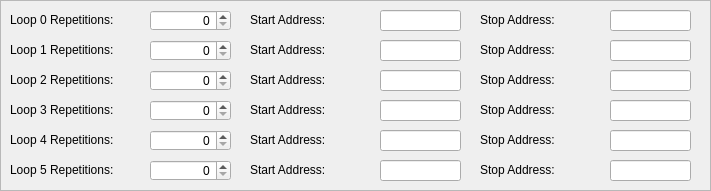
              <widget class="QFrame" name="frame_17">
               <property name="geometry">
                <rect>
                 <x>10</x>
                 <y>290</y>
                 <width>711</width>
                 <height>191</height>
                </rect>
               </property>
               <property name="frameShape">
                <enum>QFrame::StyledPanel</enum>
               </property>
               <property name="frameShadow">
                <enum>QFrame::Sunken</enum>
               </property>
               <widget class="QLabel" name="label_86">
                <property name="geometry">
                 <rect>
                  <x>250</x>
                  <y>40</y>
                  <width>111</width>
                  <height>19</height>
                 </rect>
                </property>
                <property name="text">
                 <string>Start Address:</string>
                </property>
               </widget>
               <widget class="QLabel" name="label_102">
                <property name="geometry">
                 <rect>
                  <x>480</x>
                  <y>160</y>
                  <width>111</width>
                  <height>19</height>
                 </rect>
                </property>
                <property name="text">
                 <string>Stop Address:</string>
                </property>
               </widget>
               <widget class="QLabel" name="label_79">
                <property name="geometry">
                 <rect>
                  <x>10</x>
                  <y>100</y>
                  <width>131</width>
                  <height>19</height>
                 </rect>
                </property>
                <property name="text">
                 <string>Loop 3 Repetitions:</string>
                </property>
               </widget>
               <widget class="QLabel" name="label_82">
                <property name="geometry">
                 <rect>
                  <x>10</x>
                  <y>130</y>
                  <width>131</width>
                  <height>19</height>
                 </rect>
                </property>
                <property name="text">
                 <string>Loop 4 Repetitions:</string>
                </property>
               </widget>
               <widget class="QLabel" name="label_88">
                <property name="geometry">
                 <rect>
                  <x>480</x>
                  <y>40</y>
                  <width>111</width>
                  <height>19</height>
                 </rect>
                </property>
                <property name="text">
                 <string>Stop Address:</string>
                </property>
               </widget>
               <widget class="QSpinBox" name="spinBoxLoop3">
                <property name="geometry">
                 <rect>
                  <x>150</x>
                  <y>100</y>
                  <width>81</width>
                  <height>21</height>
                 </rect>
                </property>
                <property name="alignment">
                 <set>Qt::AlignRight|Qt::AlignTrailing|Qt::AlignVCenter</set>
                </property>
                <property name="maximum">
                 <number>9999</number>
                </property>
               </widget>
               <widget class="QLabel" name="label_81">
                <property name="geometry">
                 <rect>
                  <x>10</x>
                  <y>40</y>
                  <width>131</width>
                  <height>19</height>
                 </rect>
                </property>
                <property name="text">
                 <string>Loop 1 Repetitions:</string>
                </property>
               </widget>
               <widget class="QLabel" name="label_83">
                <property name="geometry">
                 <rect>
                  <x>10</x>
                  <y>10</y>
                  <width>131</width>
                  <height>19</height>
                 </rect>
                </property>
                <property name="text">
                 <string>Loop 0 Repetitions:</string>
                </property>
               </widget>
               <widget class="QSpinBox" name="spinBoxLoop0">
                <property name="geometry">
                 <rect>
                  <x>150</x>
                  <y>10</y>
                  <width>81</width>
                  <height>21</height>
                 </rect>
                </property>
                <property name="alignment">
                 <set>Qt::AlignRight|Qt::AlignTrailing|Qt::AlignVCenter</set>
                </property>
                <property name="maximum">
                 <number>9999</number>
                </property>
               </widget>
               <widget class="QLabel" name="label_87">
                <property name="geometry">
                 <rect>
                  <x>480</x>
                  <y>10</y>
                  <width>111</width>
                  <height>19</height>
                 </rect>
                </property>
                <property name="text">
                 <string>Stop Address:</string>
                </property>
               </widget>
               <widget class="QSpinBox" name="spinBoxLoop4">
                <property name="geometry">
                 <rect>
                  <x>150</x>
                  <y>130</y>
                  <width>81</width>
                  <height>21</height>
                 </rect>
                </property>
                <property name="alignment">
                 <set>Qt::AlignRight|Qt::AlignTrailing|Qt::AlignVCenter</set>
                </property>
                <property name="maximum">
                 <number>9999</number>
                </property>
               </widget>
               <widget class="QLabel" name="label_80">
                <property name="geometry">
                 <rect>
                  <x>10</x>
                  <y>70</y>
                  <width>131</width>
                  <height>19</height>
                 </rect>
                </property>
                <property name="text">
                 <string>Loop 2 Repetitions:</string>
                </property>
               </widget>
               <widget class="QLabel" name="label_97">
                <property name="geometry">
                 <rect>
                  <x>250</x>
                  <y>100</y>
                  <width>111</width>
                  <height>19</height>
                 </rect>
                </property>
                <property name="text">
                 <string>Start Address:</string>
                </property>
               </widget>
               <widget class="QLabel" name="label_85">
                <property name="geometry">
                 <rect>
                  <x>250</x>
                  <y>10</y>
                  <width>111</width>
                  <height>19</height>
                 </rect>
                </property>
                <property name="text">
                 <string>Start Address:</string>
                </property>
               </widget>
               <widget class="QLabel" name="label_84">
                <property name="geometry">
                 <rect>
                  <x>10</x>
                  <y>160</y>
                  <width>131</width>
                  <height>19</height>
                 </rect>
                </property>
                <property name="text">
                 <string>Loop 5 Repetitions:</string>
                </property>
               </widget>
               <widget class="QLabel" name="label_99">
                <property name="geometry">
                 <rect>
                  <x>250</x>
                  <y>130</y>
                  <width>111</width>
                  <height>19</height>
                 </rect>
                </property>
                <property name="text">
                 <string>Start Address:</string>
                </property>
               </widget>
               <widget class="QLabel" name="label_90">
                <property name="geometry">
                 <rect>
                  <x>480</x>
                  <y>70</y>
                  <width>111</width>
                  <height>19</height>
                 </rect>
                </property>
                <property name="text">
                 <string>Stop Address:</string>
                </property>
               </widget>
               <widget class="QLabel" name="label_101">
                <property name="geometry">
                 <rect>
                  <x>250</x>
                  <y>160</y>
                  <width>111</width>
                  <height>19</height>
                 </rect>
                </property>
                <property name="text">
                 <string>Start Address:</string>
                </property>
               </widget>
               <widget class="QLabel" name="label_100">
                <property name="geometry">
                 <rect>
                  <x>480</x>
                  <y>130</y>
                  <width>111</width>
                  <height>19</height>
                 </rect>
                </property>
                <property name="text">
                 <string>Stop Address:</string>
                </property>
               </widget>
               <widget class="QSpinBox" name="spinBoxLoop5">
                <property name="geometry">
                 <rect>
                  <x>150</x>
                  <y>160</y>
                  <width>81</width>
                  <height>21</height>
                 </rect>
                </property>
                <property name="alignment">
                 <set>Qt::AlignRight|Qt::AlignTrailing|Qt::AlignVCenter</set>
                </property>
                <property name="maximum">
                 <number>9999</number>
                </property>
               </widget>
               <widget class="QSpinBox" name="spinBoxLoop2">
                <property name="geometry">
                 <rect>
                  <x>150</x>
                  <y>70</y>
                  <width>81</width>
                  <height>21</height>
                 </rect>
                </property>
                <property name="alignment">
                 <set>Qt::AlignRight|Qt::AlignTrailing|Qt::AlignVCenter</set>
                </property>
                <property name="maximum">
                 <number>9999</number>
                </property>
               </widget>
               <widget class="QLabel" name="label_98">
                <property name="geometry">
                 <rect>
                  <x>480</x>
                  <y>100</y>
                  <width>111</width>
                  <height>19</height>
                 </rect>
                </property>
                <property name="text">
                 <string>Stop Address:</string>
                </property>
               </widget>
               <widget class="QSpinBox" name="spinBoxLoop1">
                <property name="geometry">
                 <rect>
                  <x>150</x>
                  <y>40</y>
                  <width>81</width>
                  <height>21</height>
                 </rect>
                </property>
                <property name="alignment">
                 <set>Qt::AlignRight|Qt::AlignTrailing|Qt::AlignVCenter</set>
                </property>
                <property name="maximum">
                 <number>9999</number>
                </property>
               </widget>
               <widget class="QLabel" name="label_89">
                <property name="geometry">
                 <rect>
                  <x>250</x>
                  <y>70</y>
                  <width>111</width>
                  <height>19</height>
                 </rect>
                </property>
                <property name="text">
                 <string>Start Address:</string>
                </property>
               </widget>
               <widget class="QLineEdit" name="lineEditLoop5Stop">
                <property name="geometry">
                 <rect>
                  <x>610</x>
                  <y>160</y>
                  <width>81</width>
                  <height>21</height>
                 </rect>
                </property>
                <property name="alignment">
                 <set>Qt::AlignRight|Qt::AlignTrailing|Qt::AlignVCenter</set>
                </property>
                <property name="readOnly">
                 <bool>true</bool>
                </property>
               </widget>
               <widget class="QLineEdit" name="lineEditLoop4Stop">
                <property name="geometry">
                 <rect>
                  <x>610</x>
                  <y>130</y>
                  <width>81</width>
                  <height>21</height>
                 </rect>
                </property>
                <property name="alignment">
                 <set>Qt::AlignRight|Qt::AlignTrailing|Qt::AlignVCenter</set>
                </property>
                <property name="readOnly">
                 <bool>true</bool>
                </property>
               </widget>
               <widget class="QLineEdit" name="lineEditLoop3Stop">
                <property name="geometry">
                 <rect>
                  <x>610</x>
                  <y>100</y>
                  <width>81</width>
                  <height>21</height>
                 </rect>
                </property>
                <property name="alignment">
                 <set>Qt::AlignRight|Qt::AlignTrailing|Qt::AlignVCenter</set>
                </property>
                <property name="readOnly">
                 <bool>true</bool>
                </property>
               </widget>
               <widget class="QLineEdit" name="lineEditLoop2Stop">
                <property name="geometry">
                 <rect>
                  <x>610</x>
                  <y>70</y>
                  <width>81</width>
                  <height>21</height>
                 </rect>
                </property>
                <property name="alignment">
                 <set>Qt::AlignRight|Qt::AlignTrailing|Qt::AlignVCenter</set>
                </property>
                <property name="readOnly">
                 <bool>true</bool>
                </property>
               </widget>
               <widget class="QLineEdit" name="lineEditLoop1Stop">
                <property name="geometry">
                 <rect>
                  <x>610</x>
                  <y>40</y>
                  <width>81</width>
                  <height>21</height>
                 </rect>
                </property>
                <property name="alignment">
                 <set>Qt::AlignRight|Qt::AlignTrailing|Qt::AlignVCenter</set>
                </property>
                <property name="readOnly">
                 <bool>true</bool>
                </property>
               </widget>
               <widget class="QLineEdit" name="lineEditLoop0Stop">
                <property name="geometry">
                 <rect>
                  <x>610</x>
                  <y>10</y>
                  <width>81</width>
                  <height>21</height>
                 </rect>
                </property>
                <property name="alignment">
                 <set>Qt::AlignRight|Qt::AlignTrailing|Qt::AlignVCenter</set>
                </property>
                <property name="readOnly">
                 <bool>true</bool>
                </property>
               </widget>
               <widget class="QLineEdit" name="lineEditLoop5Start">
                <property name="geometry">
                 <rect>
                  <x>380</x>
                  <y>160</y>
                  <width>81</width>
                  <height>21</height>
                 </rect>
                </property>
                <property name="alignment">
                 <set>Qt::AlignRight|Qt::AlignTrailing|Qt::AlignVCenter</set>
                </property>
                <property name="readOnly">
                 <bool>true</bool>
                </property>
               </widget>
               <widget class="QLineEdit" name="lineEditLoop4Start">
                <property name="geometry">
                 <rect>
                  <x>380</x>
                  <y>130</y>
                  <width>81</width>
                  <height>21</height>
                 </rect>
                </property>
                <property name="alignment">
                 <set>Qt::AlignRight|Qt::AlignTrailing|Qt::AlignVCenter</set>
                </property>
                <property name="readOnly">
                 <bool>true</bool>
                </property>
               </widget>
               <widget class="QLineEdit" name="lineEditLoop3Start">
                <property name="geometry">
                 <rect>
                  <x>380</x>
                  <y>100</y>
                  <width>81</width>
                  <height>21</height>
                 </rect>
                </property>
                <property name="alignment">
                 <set>Qt::AlignRight|Qt::AlignTrailing|Qt::AlignVCenter</set>
                </property>
                <property name="readOnly">
                 <bool>true</bool>
                </property>
               </widget>
               <widget class="QLineEdit" name="lineEditLoop2Start">
                <property name="geometry">
                 <rect>
                  <x>380</x>
                  <y>70</y>
                  <width>81</width>
                  <height>21</height>
                 </rect>
                </property>
                <property name="alignment">
                 <set>Qt::AlignRight|Qt::AlignTrailing|Qt::AlignVCenter</set>
                </property>
                <property name="readOnly">
                 <bool>true</bool>
                </property>
               </widget>
               <widget class="QLineEdit" name="lineEditLoop1Start">
                <property name="geometry">
                 <rect>
                  <x>380</x>
                  <y>40</y>
                  <width>81</width>
                  <height>21</height>
                 </rect>
                </property>
                <property name="alignment">
                 <set>Qt::AlignRight|Qt::AlignTrailing|Qt::AlignVCenter</set>
                </property>
                <property name="readOnly">
                 <bool>true</bool>
                </property>
               </widget>
               <widget class="QLineEdit" name="lineEditLoop0Start">
                <property name="geometry">
                 <rect>
                  <x>380</x>
                  <y>10</y>
                  <width>81</width>
                  <height>21</height>
                 </rect>
                </property>
                <property name="alignment">
                 <set>Qt::AlignRight|Qt::AlignTrailing|Qt::AlignVCenter</set>
                </property>
                <property name="readOnly">
                 <bool>true</bool>
                </property>
               </widget>
              </widget>
